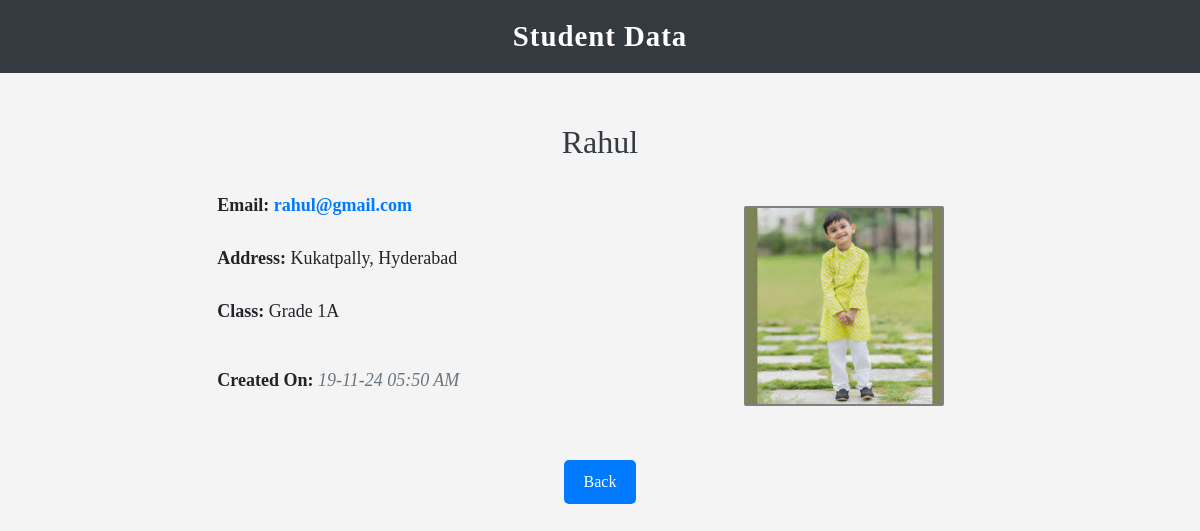
Screenshot of /view.php?id=3 with the database file from the repository.
### tables this page shows
CREATE TABLE `student` (
  `id` int(11) NOT NULL,
  `name` varchar(255) NOT NULL,
  `email` varchar(255) NOT NULL,
  `address` text NOT NULL,
  `created_at` timestamp NOT NULL DEFAULT current_timestamp(),
  `class_id` int(11) NOT NULL,
  `image` varchar(255) NOT NULL
);

CREATE TABLE `classes` (
  `class_id` int(11) NOT NULL,
  `name` varchar(255) NOT NULL,
  `created_at` datetime NOT NULL
);

### view.php (the view, shortened to what this page needs)
<?php
include_once("db.php");
?>
<html>
    <head>
        <link href="https://cdn.jsdelivr.net/npm/bootstrap@5.3.0-alpha2/dist/css/bootstrap.min.css" rel="stylesheet">
        <link rel="stylesheet" href="css/view.css">
    </head>
    <body>
        <header>
            <center>Student Data</center>
        </header>
        <section>
            <div class="row">
                <div class="col col-md-2"></div>
                <div class="col col-md-8">
                    <?php
                        $id=$_GET['id'];
                        $sql="select s.name,s.email,s.address, s.image, c.name as class_name, s.created_at from student s join classes c on s.class_id=c.class_id where s.id='$id'";
                        $run=mysqli_query($con,$sql);
                        $row=mysqli_fetch_assoc($run);
                    ?>
                    <div class="row"><h2><?php echo $row['name'] ?></h2></div>
                    <div class="row">
                        <div class="col col-md-8">
                            <div class="row"> <p><span>Email: </span><b><?php echo $row['email']; ?></b></p></div>
                            <div class="row"><p><span>Address:</span> <?php echo $row['address']; ?></p></div>
                            <div class="row"><p><span>Class:</span> <?php echo $row['class_name']; ?></div></p>
                            <div class="row"><p><span>Created On:</span> <i><?php  $dt=$row['created_at']; $fdt=date("d-m-y h:i A",strtotime($dt));echo $fdt; ?></i></p></div>
                        </div>
                        <div class="col col-md-4"><img src="upload/<?php echo $row['image']; ?>" alt=""  height=200 width=200></div>
                    </div>
                    <button onclick="window.location.href='index.php'">Back</button>
                </div>
                <div class="col col-md-2"></div>
            </div>
        </section>
    </body>
</html>

### css/view.css (style rules this page uses)
body { font-family: 'Garamond'; background-color: #f4f4f4; margin: 0; padding: 0; }
header { background-color: #343a40; color: #fff; padding: 15px 0; text-align: center; font-size: 1.8rem; font-weight: bold; letter-spacing: 1px; }
section { margin-top: 30px; padding: 20px; font-size:18px; }
h2 { text-align: center; margin-bottom: 20px; color: #343a40; }
.row { margin-bottom: 15px; }
.row div { margin-bottom: 10px; }
.col { display: flex; flex-direction: column; justify-content: center; }
span { font-weight:bold; }
b { color: #007bff; font-weight: bold; }
i { color: #6c757d; }
img { border-radius: 1%; border: 2px solid gray; }
button { display: block; margin: 20px auto; padding: 10px 20px; font-size: 16px; color: #fff; background-color: #007bff; border: none; border-radius: 5px; transition: background-color 0.3s ease, transform 0.3s ease; cursor: pointer; }
.row > div:last-child { text-align: center; }

### rows the page displays
student: name "Rahul", email "rahul@gmail.com", address "Kukatpally, Hyderabad", class.name "Grade 1A", created_at "19-11-24 05:50 AM", image (picture)
